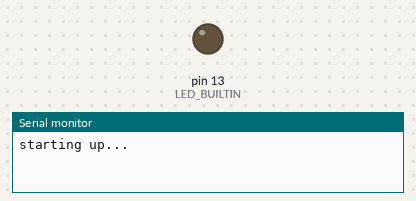
Simulated run of this sketch. Board: Arduino Uno, built for the host (arithmetic inside an expression is 32-bit, double 64-bit). On the bench: output pins drawn as LEDs (lit = HIGH), the last lines printed to the serial monitor. WiFi joins after 1.5 s; servers stay silent unless stated.

Above: at 0.1 s.
At 1.8 s:
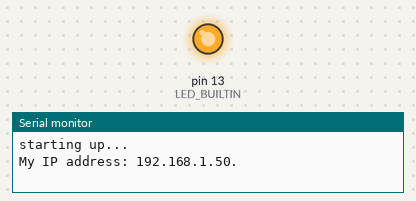
Timing chart, 0 to 3.4 s (numbered marks = the images above):
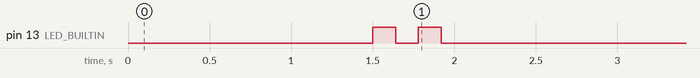

The sketch:

pca9685-net-udp.ino
```cpp
// (licence header left out)
#include <SPI.h>
#include <Ethernet.h>
#include <EthernetUdp.h>
#include <Adafruit_PWMServoDriver.h>

EthernetClient ethClient;
EthernetUDP udp;
Adafruit_PWMServoDriver pwm = Adafruit_PWMServoDriver();


//-------- config --------
#define udpPort 7000
#define pwmInvert true //should the pwm outputs be inverted?

byte mac[] = {
  0x00, 0x00, 0xDE, 0xAD, 0xBE, 0xEF
};

//------------------------

#define msgMaxSize 16
#define channelCount 16

char msgBuffer[msgMaxSize];
unsigned int channelValues[channelCount];

void setup() {

  Serial.begin(9600);
  Serial.println("starting up...");

  pinMode(LED_BUILTIN, OUTPUT);
  digitalWrite(LED_BUILTIN, LOW);

  if (Ethernet.begin(mac) == 0) {
    Serial.println("Failed to configure Ethernet using DHCP");
    // no point in carrying on, so do nothing forevermore:
    for (;;)
      ;
  }

  // print your local IP address:
  printIPAddress();

  pwm.begin();
  pwm.setPWMFreq(1600);  // This is the maximum PWM frequency

  //init pca9685 all outputs to 0%
  for (uint8_t i = 0; i < channelCount; i++) {
    pwm.setPin(i, 0, pwmInvert);
    channelValues[i] = 0;
  }

  //bring up the udp listener
  udp.begin(udpPort);

  //ready, blink LED_BUILTIN
  for (uint8_t i = 0; i < 4; i++) {
    digitalWrite(LED_BUILTIN, !digitalRead(LED_BUILTIN));
    delay(140);
  }

  Serial.println("ready...");


}

void loop() {

  //maintain the ethernet connection
  Ethernet.maintain();

  //handle incoming UDP messages and set channels accordingly
  handleUdp();

}

void handleUdp() {

  if (udp.parsePacket())  {
    udp.read(msgBuffer, msgMaxSize);

    //Serial.println(msgBuffer);
    handleMsg();

    //clear packet buffer
    memset(msgBuffer, 0, sizeof msgBuffer);

  }
}

void handleMsg() {
  //<channel>;<value>
  uint8_t ch = 0;
  uint16_t val = 0;

  sscanf(msgBuffer, "%d;%d", &ch, &val);

  ch = (ch < 16) ? ch : 0;
  val = (val < 4096) ? val : 4095;

  //set desired value for desired channel
  pwm.setPin(ch, val, pwmInvert);
}

void printIPAddress() {
  Serial.print("My IP address: ");
  for (byte thisByte = 0; thisByte < 4; thisByte++) {
    // print the value of each byte of the IP address:
    Serial.print(Ethernet.localIP()[thisByte], DEC);
    Serial.print(".");
  }

  Serial.println();
}
```
